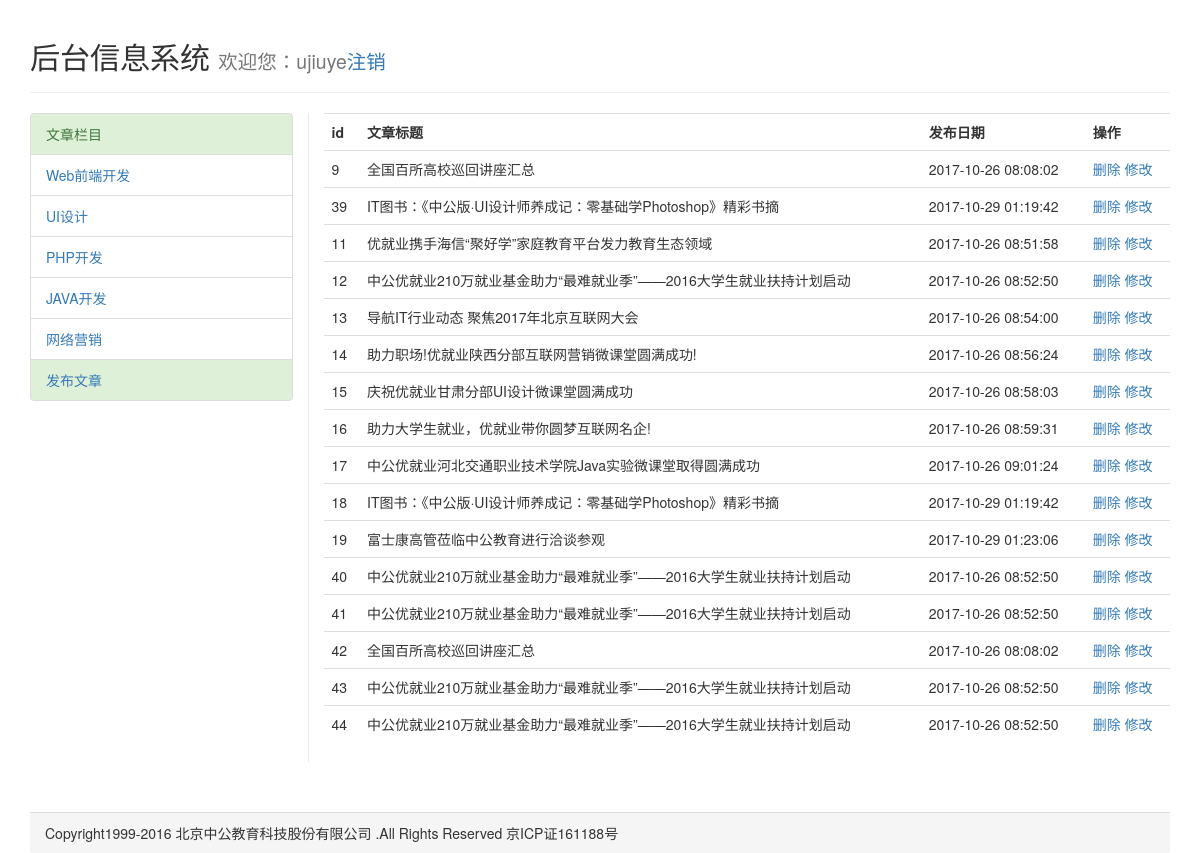
The app's page /php/column.php (signed in) with its own data.
### tables this page shows
CREATE TABLE IF NOT EXISTS `u_article` (
  `u_id` int(7) unsigned NOT NULL AUTO_INCREMENT,
  `u_title` varchar(100) NOT NULL,
  `u_column` varchar(90) NOT NULL,
  `u_description` text NOT NULL,
  `u_keywords` varchar(100) NOT NULL,
  `u_contents` text NOT NULL,
  `u_thumb` varchar(200) NOT NULL,
  `u_add_date` varchar(30) NOT NULL,
  `u_author` varchar(20) NOT NULL,
  PRIMARY KEY (`u_id`)
);

### php/column.php (the view, shortened to what this page needs)
<?php
$conn = new mysqli( 'localhost','root','root','myitem');
$sql = "SELECT * FROM u_article";
$result = $conn->query($sql);
?>
<!doctype html>
<html lang="en">
<head>
	<link rel="stylesheet" href="../../../bootstrap/css/bootstrap.css">
</head>
<body>
	<div class="container">
    	<div class="projects-header page-header">
        	<h2>后台信息系统 <small>欢迎您：<?php echo $_SESSION['username']; ?><a href="login_out.php">注销</a></small></h2>
   		</div>
        <div class="row">
        	<div class="col-md-3">
            	<ul class="list-group">
                  <li class="list-group-item list-group-item-success">文章栏目</li>
                  <li class="list-group-item"><a href="#">Web前端开发</a></li>
                  <li class="list-group-item"><a href="#">UI设计</a></li>
                  <li class="list-group-item"><a href="#">PHP开发</a></li>
                  <li class="list-group-item"><a href="#">JAVA开发</a></li>
                  <li class="list-group-item"><a href="#">网络营销</a></li>
                  <li class="list-group-item list-group-item-success"><a href="publish.php">发布文章</a></li>
                </ul>
            </div>
            <div class="col-md-9" style="border-left:1px solid #eaeaea;">
            	<table class="table">
                    <tr>
                        <th>id</th>
                        <th>文章标题</th>
                        <th>发布日期</th>
                        <th>操作</th>
                    </tr>
                    <?php
					 while($rows = $result->fetch_assoc()){
					?>
                    <tr>
                        <td><?php echo $rows['u_id']; ?></td>
                        <td><?php echo $rows['u_title']; ?></td>
                        <td><?php echo date('Y-m-d H:i:s',$rows['u_add_date']); ?></td>
                        <td><a href="remove.php?id=<?php echo $rows['u_id']; ?>">删除</a> <a href="update.php?id=<?php echo $rows['u_id']; ?>">修改</a></td>
					</tr>
                    <?php
						  }
					?>
                </table>
            </div>
        </div>
        <div class="panel-footer" style="margin-top:50px;">
    		Copyright1999-2016 北京中公教育科技股份有限公司 .All Rights Reserved 京ICP证161188号
    	</div>
    </div>
</body>
</html>

### records on screen
u_article: u_id "9", u_title "全国百所高校巡回讲座汇总", u_add_date "2017-10-26 08:08:02"
u_article: u_id "39", u_title "IT图书：《中公版·UI设计师养成记：零基础学Photoshop》精彩书摘", u_add_date "2017-10-29 01:19:42"
u_article: u_id "11", u_title "优就业携手海信“聚好学”家庭教育平台发力教育生态领域", u_add_date "2017-10-26 08:51:58"
u_article: u_id "12", u_title "中公优就业210万就业基金助力“最难就业季”——2016大学生就业扶持计划启动", u_add_date "2017-10-26 08:52:50"
u_article: u_id "13", u_title "导航IT行业动态 聚焦2017年北京互联网大会", u_add_date "2017-10-26 08:54:00"
u_article: u_id "14", u_title "助力职场!优就业陕西分部互联网营销微课堂圆满成功!", u_add_date "2017-10-26 08:56:24"
u_article: u_id "15", u_title "庆祝优就业甘肃分部UI设计微课堂圆满成功", u_add_date "2017-10-26 08:58:03"
u_article: u_id "16", u_title "助力大学生就业，优就业带你圆梦互联网名企!", u_add_date "2017-10-26 08:59:31"
u_article: u_id "17", u_title "中公优就业河北交通职业技术学院Java实验微课堂取得圆满成功", u_add_date "2017-10-26 09:01:24"
u_article: u_id "18", u_title "IT图书：《中公版·UI设计师养成记：零基础学Photoshop》精彩书摘", u_add_date "2017-10-29 01:19:42"
u_article: u_id "19", u_title "富士康高管莅临中公教育进行洽谈参观", u_add_date "2017-10-29 01:23:06"
u_article: u_id "40", u_title "中公优就业210万就业基金助力“最难就业季”——2016大学生就业扶持计划启动", u_add_date "2017-10-26 08:52:50"
u_article: u_id "41", u_title "中公优就业210万就业基金助力“最难就业季”——2016大学生就业扶持计划启动", u_add_date "2017-10-26 08:52:50"
u_article: u_id "42", u_title "全国百所高校巡回讲座汇总", u_add_date "2017-10-26 08:08:02"
u_article: u_id "43", u_title "中公优就业210万就业基金助力“最难就业季”——2016大学生就业扶持计划启动", u_add_date "2017-10-26 08:52:50"
u_article: u_id "44", u_title "中公优就业210万就业基金助力“最难就业季”——2016大学生就业扶持计划启动", u_add_date "2017-10-26 08:52:50"

### other values on screen
$_SESSION['username'] "ujiuye"
